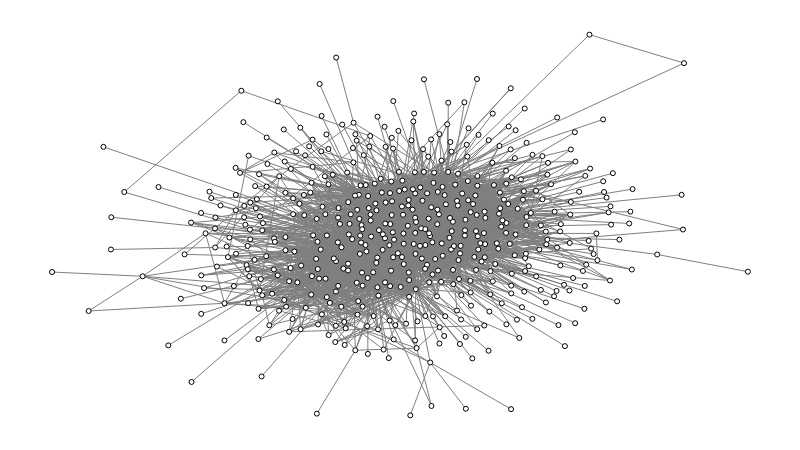

Write notebook code for a chart like this one.
### Code cell
t = time.time()
g.set_all_nodes("size", 5)
g.set_all_nodes("labpos", "hover")
g.set_all_edges("color", (127, 127, 127))
g.label_nodes("name")

g.move("kamada_kawai")
g.draw()
t = time.time() - t

### Figure 1 — Plotly figure (JSON) as saved in the notebook; plotly's stock layout.template omitted (floating-point values rounded to 4 significant figures; data arrays with more than 128 entries replaced by an {"elided": "..."} marker saying what was removed)
{"data": [{"hoverinfo": "none", "line": {"color": "rgb(127, 127, 127)", "dash": "solid", "width": 0}, "mode": "lines", "type": "scatter", "x": [0.5078, 0.5078, null, 0, 1, null], "y": [0, 1, null, 0.4799, 0.4799, null]}, {"hoverinfo": "none", "line": {"color": "rgb(127, 127, 127)", "dash": "solid", "width": 1}, "mode": "lines", "type": "scatter", "x": {"elided": "13167 float values"}, "y": {"elided": "13167 float values"}}, {"hoverinfo": "text", "marker": {"color": "rgb(255, 255, 255)", "line": {"color": "rgb(0, 0, 0)", "width": 1}, "size": 5, "symbol": "circle"}, "mode": "markers", "text": {"elided": "510 str values"}, "textfont": {"color": "rgb(0, 0, 0)"}, "textposition": "middle center", "type": "scatter", "x": {"elided": "510 float values"}, "y": {"elided": "510 float values"}}, {"hoverinfo": "none", "mode": "text", "text": [], "textfont": {"color": "rgb(255, 255, 255)"}, "textposition": "middle center", "type": "scatter", "x": [], "y": []}, {"hoverinfo": "none", "mode": "text", "text": {"elided": "510 null values"}, "textfont": {"color": "rgb(0, 0, 0)"}, "textposition": "middle center", "type": "scatter", "x": {"elided": "510 float values"}, "y": {"elided": "510 float values"}}, {"hoverinfo": "none", "mode": "text", "text": {"elided": "4389 null values"}, "textfont": {"color": "rgb(0, 0, 0)"}, "textposition": "middle center", "type": "scatter", "x": {"elided": "4389 float values"}, "y": {"elided": "4389 float values"}}, {"hoverinfo": "none", "marker": {"color": "rgba(255, 255, 255, 0)", "line": {"color": "rgba(255, 255, 255, 0)", "width": 0}, "size": 0, "symbol": "circle"}, "mode": "markers", "type": "scatter", "x": [0.5, 0, 1, 0.5], "y": [0, 0.5, 0.5, 1]}], "layout": {"height": 450, "hovermode": "closest", "margin": {"b": 10, "l": 10, "r": 10, "t": 10}, "plot_bgcolor": "rgb(255, 255, 255)", "showlegend": false, "width": 800, "xaxis": {"showgrid": false, "showticklabels": false, "zeroline": false}, "yaxis": {"showgrid": false, "showticklabels": false, "zeroline": false}}}
